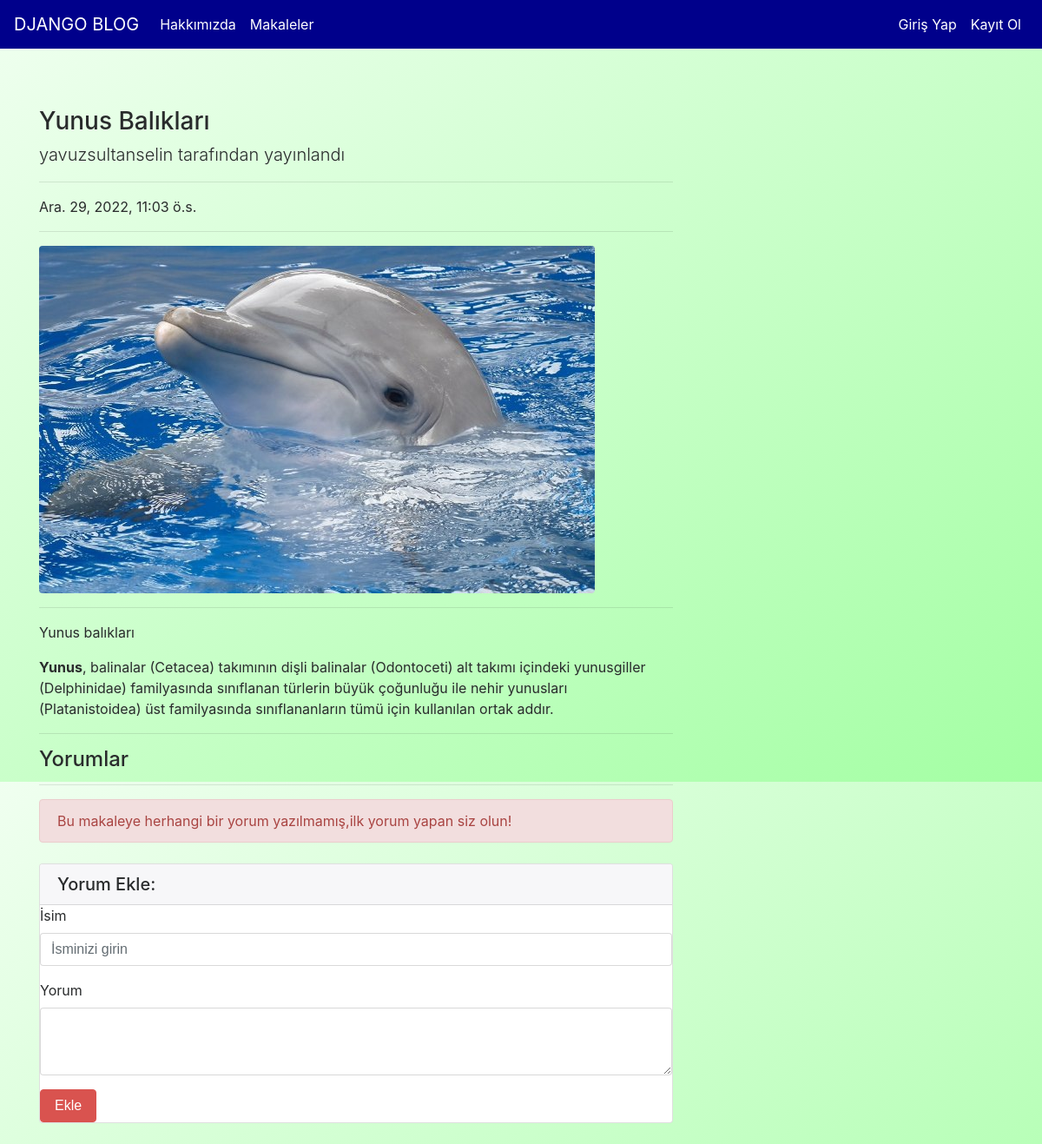
Screenshot of /articles/article/2 with the database file from the repository.
### article/models.py (models this page shows, shortened)
class Article(models.Model):
    author = models.ForeignKey("auth.User",on_delete = models.CASCADE,verbose_name = "Yazar ")
    title = models.CharField(max_length = 50,verbose_name = "Başlık")
    content = RichTextField()
    created_date = models.DateTimeField(auto_now_add=True,verbose_name="Oluşturulma Tarihi")
    article_image = models.FileField(blank = True,null = True,verbose_name="Makaleye Fotoğraf Ekleyin")
    class Meta:
        ordering = ['-created_date']

### article/views.py (the view)
# urls.py: path('article/<int:id>',views.detail,name = "detail"),
def detail(request,id):
    article = get_object_or_404(Article,id = id)
    comments = article.comments.all()
    return render(request,"detail.html",{"article":article,"comments":comments})

### templates/detail.html (shortened to what this page needs)
{% extends "layout.html" %}
{% block body %}
<div class="row">
    <div class="col-lg-8">
      <h3 class="mt-4">{{article.title}}</h3>
      <p class="lead">
        {{article.author.username}} tarafından yayınlandı
      </p>
      <hr>
      <p>{{article.created_date}}</p>
      <hr>
      {% if article.article_image %}
      <img class="img-fluid rounded" src="{{article.article_image.url}}" alt="">
      {% endif %}
      <hr>
      <p class="lead">
          {{article.content|safe}}
      </p>
      <hr>
      <h4>Yorumlar</h4>
      <hr>
      {% if comments %}
      {% for comment in comments  %}
        <div class="media mb-4">
          <img class="d-flex mr-3 rounded-circle" src="http://placehold.it/50x50" alt="">
          <div class="media-body">
            <h5 class="mt-0">{{comment.comment_author}}</h5>
            {{comment.comment_date}} <br>
            {{comment.comment_content}}
          </div>
        </div>
      {% endfor %}
      {% else %}
      <div class ="alert alert-danger">
        Bu makaleye herhangi bir yorum yazılmamış,ilk yorum yapan siz olun!
      </div>
      {% endif %}
      <div class="card my-4">
          <h5 class="card-header">Yorum Ekle:</h5>
          <div class="card-body">
            <form method = "post" action = "{% url 'article:comment' article.id %}">
              <div class="form-group">
                  <label for="formGroupExampleInput">İsim</label>
                  <input name = "comment_author" type="text" class="form-control" id="formGroupExampleInput" placeholder="İsminizi girin">
                </div>
              <div class="form-group">
                  <label for="formGroupExampleInput">Yorum</label>
                <textarea name = "comment_content" class="form-control" rows="3"></textarea>
              </div>
              <button type="submit" class="btn btn-danger">Ekle</button>
            </form>
          </div>
        </div>
        </div>
      </div>
{% endblock body %}

### templates/layout.html (style rules this page uses)
body { margin: 0; }
#header { position: relative; background-image: linear-gradient( to bottom right, rgba(230, 255, 230, 0.6), rgba(102, 255, 102, 0.6)); height: 100vh; background-size: cover; }

### rows the page displays
Article: title "Yunus Balıkları", author.username "yavuzsultanselin", created_date "Ara. 29, 2022, 11:03 ö.s.", article_image (picture), content "Yunus balıkları Yunus , balinalar (Cetacea) takımının dişli balinalar (Odontoceti) alt takımı içindeki yunusgiller (Delphinidae) familyasında sınıflanan türlerin büyük çoğunluğu ile nehir yunusları (Platanistoidea) üst familyasında sınıflananların tümü için kullanılan ortak addır."
